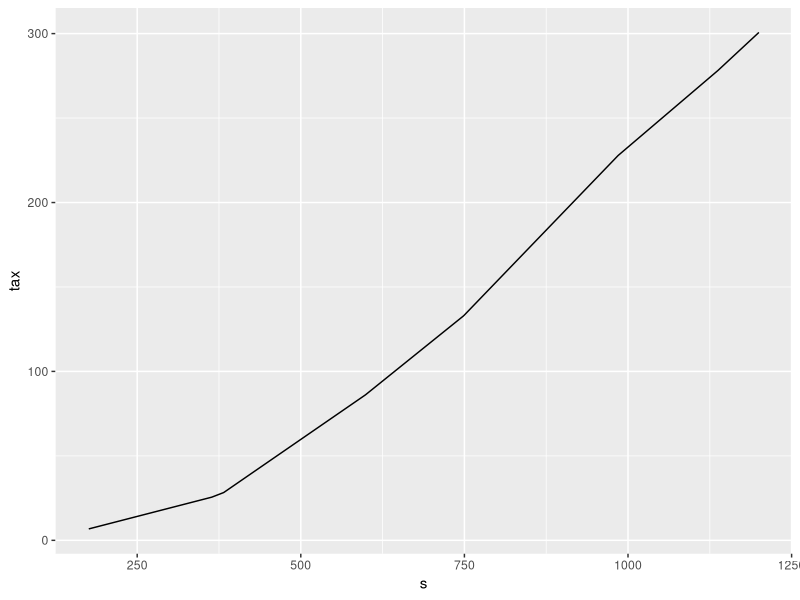
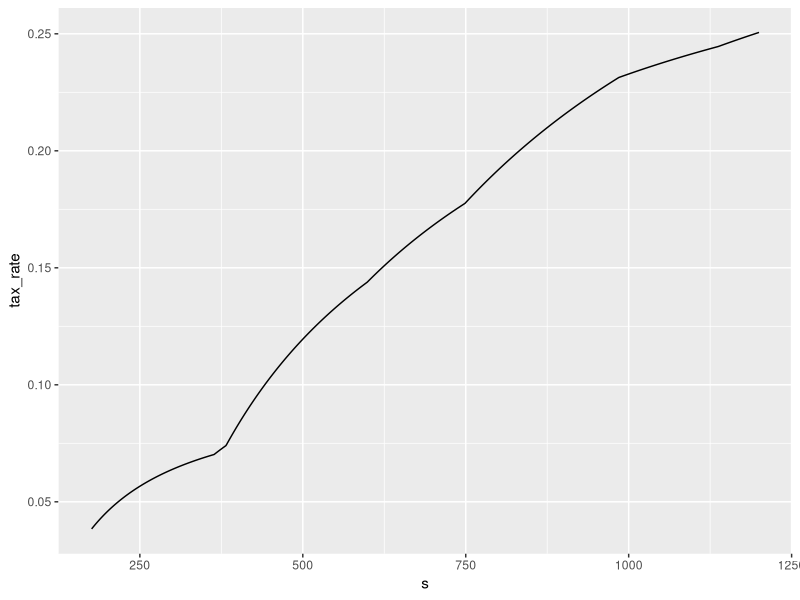

The R script that drew these images, in order: (Note: this script raises an error after producing the figures.)
library(ggplot2)
library(dplyr)

#
# Functions
#

get.syotokuzei<-function(x){
  x<-x*10000
  tax<-0
  tax<-as.numeric(x>=1000)*as.numeric(x<1950000)*(x*0.05)
  tax<-tax+as.numeric(x>=1950000)*as.numeric(x<3300000)*(x*0.1-97500)
  tax<-tax+as.numeric(x>=3300000)*as.numeric(x<6950000)*(x*0.2-427500)
  tax<-tax+as.numeric(x>=6950000)*as.numeric(x<9000000)*(x*0.23-636000)
  tax<-tax+as.numeric(x>=9000000)*as.numeric(x<18000000)*(x*0.33-1536000)
  tax<-tax+as.numeric(x>=18000000)*(x*0.4-2796000)
  return(tax/10000)
}

get.kokuho<-function(x){
  x<-x*10000
  kokuho<-51200+15300
  kokuho<-kokuho+as.numeric(x>=330000)*as.numeric((x-330000)*0.1<810000)*(x-330000)*0.1
  kokuho<-kokuho+as.numeric(x>=330000)*as.numeric((x-330000)*0.1>=810000)*810000
  return(kokuho/10000)
}

total.tax.kokuho<-function(tax_df,syotoku,gensen_bunri,sinkoku_bunri){
  kokuho_kijyun<-tax_df[syotoku,]$s+sinkoku_bunri
  total_tax<-tax_df[syotoku,]$s*tax_df[syotoku,]$ttl_tax_rate+
    sinkoku_bunri*0.2015+
    tax_df[kokuho_kijyun,]$s*tax_df[kokuho_kijyun,]$kokuho_rate+
    gensen_bunri*0.2015
  total_tax
  
}

total.tax.kenpo<-function(tax_df,syotoku,gensen_bunri,sinkoku_bunri,kenpo,kosenenkin){
  total_tax<-tax_df[syotoku,]$s*tax_df[syotoku,]$ttl_tax_rate+
    sinkoku_bunri*0.2015+
    gensen_bunri*0.2015+
    kenpo+
    kosenenkin
  
  total_tax
  
}

get.aoiro_kojo<-function(){
  aoiro_kiso_kojo<-690000
  aioro_keihi<-(53500+2500+750+4000)*12
  aoiro_kojo<-aoiro_kiso_kojo+aioro_keihi
  aoiro_kojo
}

get.zei_kojo<-function(kokuho){
  kiso_kojo<-380000
  kojin_401k<-680000
  tyusyo_kyosai<-840000
  syakaihoken<-kokuho+179160
  seimeihoken<-50000
  zei_kojo<-get.aoiro_kojo()+kiso_kojo+kojin_401k+
    tyusyo_kyosai+syakaihoken+seimeihoken
  zei_kojo
}

get.jyumin_zei<-function(syotoku,kojo){
  jyumin_zei<-as.numeric(syotoku>=kojo)*(syotoku-kojo)*0.08
  jyumin_zei
}

get.jigyou_zei_kojo<-function(kurikoshi){
  kojo<-get.aoiro_kojo()-680000+2900000
  kojo<-kojo+kurikoshi
  kojo
  
}
get.jigyou_zei<-function(syotoku,kurikoshi){
  syotoku<-syotoku*10000
  kurikoshi<-kurikoshi*10000
  kojo<-get.jigyou_zei_kojo(kurikoshi)
  jigyou_zei<-as.numeric(syotoku>=kojo)*(syotoku-kojo)*0.05
  jigyou_zei<-jigyou_zei/10000
  jigyou_zei
}

aoiro.total.zei<-function(syotoku){
  syotoku<-syotoku*10000
  
  kokuho<-get.kokuho((syotoku-get.aoiro_kojo())/10000)*10000
  
  zei_kojo<-get.zei_kojo(kokuho)
  syotoku_zei<-get.syotokuzei((syotoku-zei_kojo)/10000)*10000
  
  jyumin_zei<-get.jyumin_zei(syotoku/10000,zei_kojo/10000)*10000
  
  jigyou_zei<-get.jigyou_zei(syotoku/10000,0)*10000
  
  total_zei<-(kokuho+syotoku_zei+jyumin_zei+jigyou_zei)/10000
  return(total_zei)
}

aoiro.total.zei.rate<-function(syotoku){
  return(aoiro.total.zei(syotoku)/syotoku)
}

##
# aoiro Rate
##
syotoku<-seq(1,1200,by=1)
tax_aoiro_ttl<-data.frame(s=syotoku,aoiro_tax=aoiro.total.zei(syotoku))
tax_aoiro_ttl$aoiro_tax_rate<-tax_aoiro_ttl$aoiro_tax/tax_aoiro_ttl$s

tax_aoiro_ttl %>% filter(aoiro_tax>6.7) %>% filter(aoiro_tax_rate<0.3) -> tax_aoiro_ttl

(gg_<-ggplot(tax_aoiro_ttl,aes(x=s,y=tax))+
   geom_line(data=tax_aoiro_ttl,aes(s,aoiro_tax)))

(gg_<-ggplot(tax_aoiro_ttl,aes(x=s,y=tax_rate))+
   geom_line(data=tax_aoiro_ttl,aes(s,aoiro_tax_rate)))

rm(syotoku,tax_aoiro_ttl,gg_,)

##
# Kyosai Rate
##
syotoku<-seq(1,2000,by=1)
tax<-get.syotokuzei(syotoku)
tax_df<-data.frame(s=syotoku,tax=tax)
tax_df$tax_rate<-tax_df$tax/tax_df$s
tax_df$ttl_tax_rate<-tax_df$tax_rate+0.08
rm(syotoku,tax)

(total.tax.kenpo(tax_df,570,100,110,50,50)-14)/1210
(total.tax.kenpo(tax_df,680,100,0,50,50)-14)/1210
(total.tax.kenpo(tax_df,670,0,110,50,50)-14-5)/1210

(gg_<-ggplot(tax_df,aes(x=s,y=tax))+
  geom_line(data=tax_df,aes(s,tax)))
(gg_<-ggplot(tax_df,aes(x=s,y=ttl_tax_rate))+
   geom_line(data=tax_df,aes(s,ttl_tax_rate)))
rm(gg_)

##
# Clean up
##
rm(tax_df,get.syotokuzei,get.jyumin_zei,get.kokuho,
   get.aoiro_kojo,get.zei_kojo,aoiro.total.zei,aoiro.total.zei.rate,
   get.jigyou_zei_kojo,get.jigyou_zei,
   total.tax.kenpo,total.tax.kokuho)
